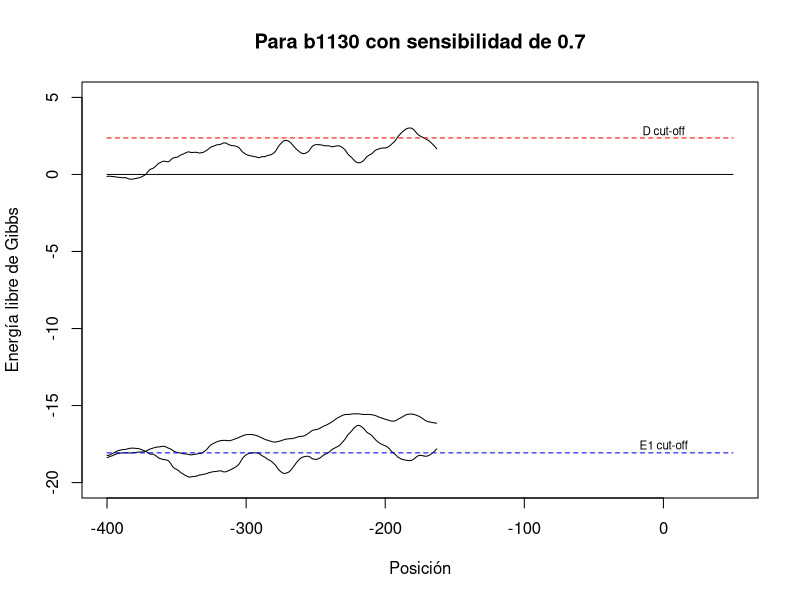

Reproduce this figure in R. (Note: this script raises an error after producing the figure.)
## ---- chunk 1
predicted_tss_s0.9 <- read.table(file = "./predicted_TSS_0.97_-18.37.txt",
                            sep = "\t",
                            col.names = c("id","pos", "D", "E1", "E2", "result"))
predicted_tss_s0.7 <- read.table(file = "./predicted_TSS_2.35_-18.07.txt",
                            sep = "\t",
                            col.names = c("id","pos", "D", "E1", "E2", "result"))
head(predicted_tss_s0.7)
## ---- chunk 2
id <- "b1130"
plot(x = predicted_tss_s0.7[predicted_tss_s0.7$id==id, 'pos'],
     y = predicted_tss_s0.7[predicted_tss_s0.7$id==id, 'E1'],
     xlim = c(-400, 50),
     ylim = c(-20, 5), type = "l", horiz = 0.2,
     ylab = "Energía libre de Gibbs", xlab = "Posición",
     main = "Para b1130 con sensibilidad de 0.7")
lines(x = predicted_tss_s0.7[predicted_tss_s0.7$id==id, 'pos'],
     y = predicted_tss_s0.7[predicted_tss_s0.7$id==id, 'E2'],
     type = "l")
lines(x = predicted_tss_s0.7[predicted_tss_s0.7$id==id, 'pos'],
     y = predicted_tss_s0.7[predicted_tss_s0.7$id==id, 'D'],
     type = "l")
lines(-400:50, y = rep(2.37,451), lty = 2, col = "red")
lines(-400:50, y = rep(-18.07,451), lty = 2, col = "blue")
lines(-400:50, y = rep(0,451))
text(x=0, y=c(2.8,-17.6), labels = c("D cut-off", "E1 cut-off"), cex = 0.7)
## ---- chunk 3
id <- sample(levels(predicted_tss_s0.9[,'id']),1)
plot(x = predicted_tss_s0.7[predicted_tss_s0.7$id==id, 'pos'],
     y = predicted_tss_s0.7[predicted_tss_s0.7$id==id, 'E1'],
     xlim = c(-400, 50),
     ylim = c(-20, 5), type = "l", horiz = 0.2,
     ylab = "Energía libre de Gibbs", xlab = "Posición",
     main = "Para un n alaeatorio con sensibilidad de 0.7")
lines(x = predicted_tss_s0.7[predicted_tss_s0.7$id==id, 'pos'],
     y = predicted_tss_s0.7[predicted_tss_s0.7$id==id, 'E2'],
     type = "l")
lines(x = predicted_tss_s0.7[predicted_tss_s0.7$id==id, 'pos'],
     y = predicted_tss_s0.7[predicted_tss_s0.7$id==id, 'D'],
     type = "l")
lines(-400:50, y = rep(2.37,451), lty = 2, col = "red")
lines(-400:50, y = rep(-18.07,451), lty = 2, col = "blue")
lines(-400:50, y = rep(0,451))
text(x=100, y=c(2.8,-17.6), labels = c("D cut-off", "E1 cut-off"), cex = 0.7)

id <- sample(levels(predicted_tss_s0.9[,'id']),1)
plot(x = predicted_tss_s0.9[(predicted_tss_s0.9$id==id), 'pos'],
     y = predicted_tss_s0.9[predicted_tss_s0.9$id==id, 'E1'],
     xlim = c(-400, 50),
     ylim = c(-20, 5), type = "l",
     main = "Para un n alaeatorio con sensibilida de 0.9")
lines(x = predicted_tss_s0.9[predicted_tss_s0.9$id==id, 'pos'],
     y = predicted_tss_s0.9[predicted_tss_s0.9$id==id, 'E2'])
lines(x = predicted_tss_s0.9[predicted_tss_s0.9$id==id, 'pos'],
     y = predicted_tss_s0.9[predicted_tss_s0.9$id==id, 'D'])
lines(-400:50, y = rep(0.97,451), lty = 2, col = "red")
lines(-400:50, y = rep(-18.37,451), lty = 2, col = "blue")
lines(-400:50, y = rep(0,451))
text(x=0, y=c(1.3,-17.8), labels = c("D cut-off", "E1 cut-off"), cex = 0.7)
